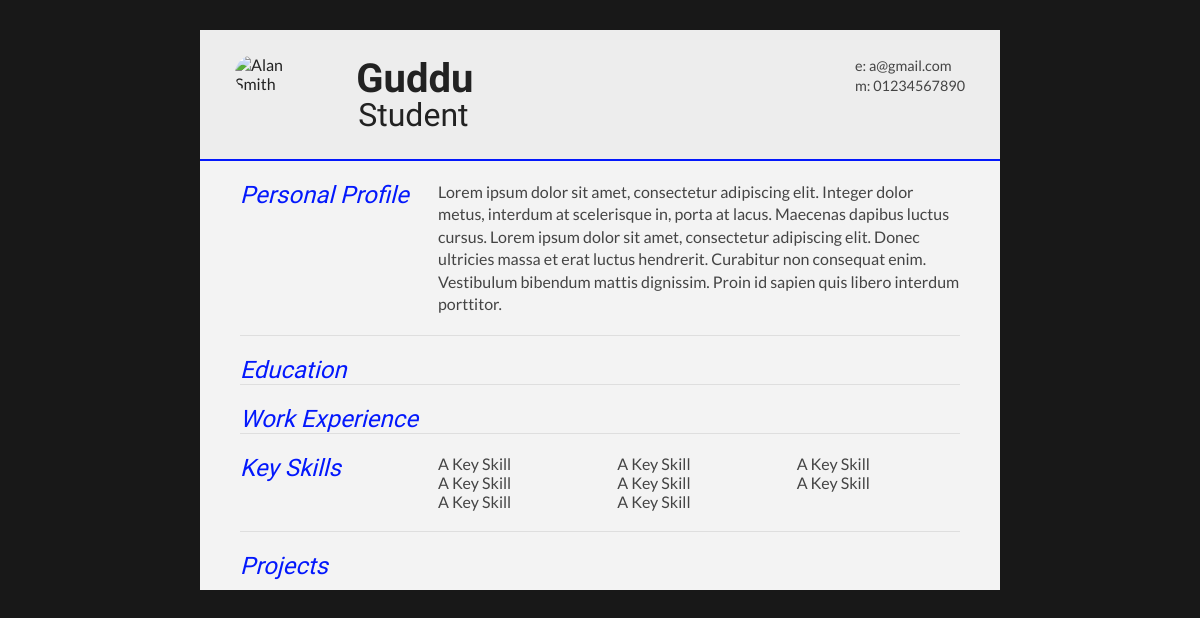
The page /resume (signed in) on the database as committed earlier.
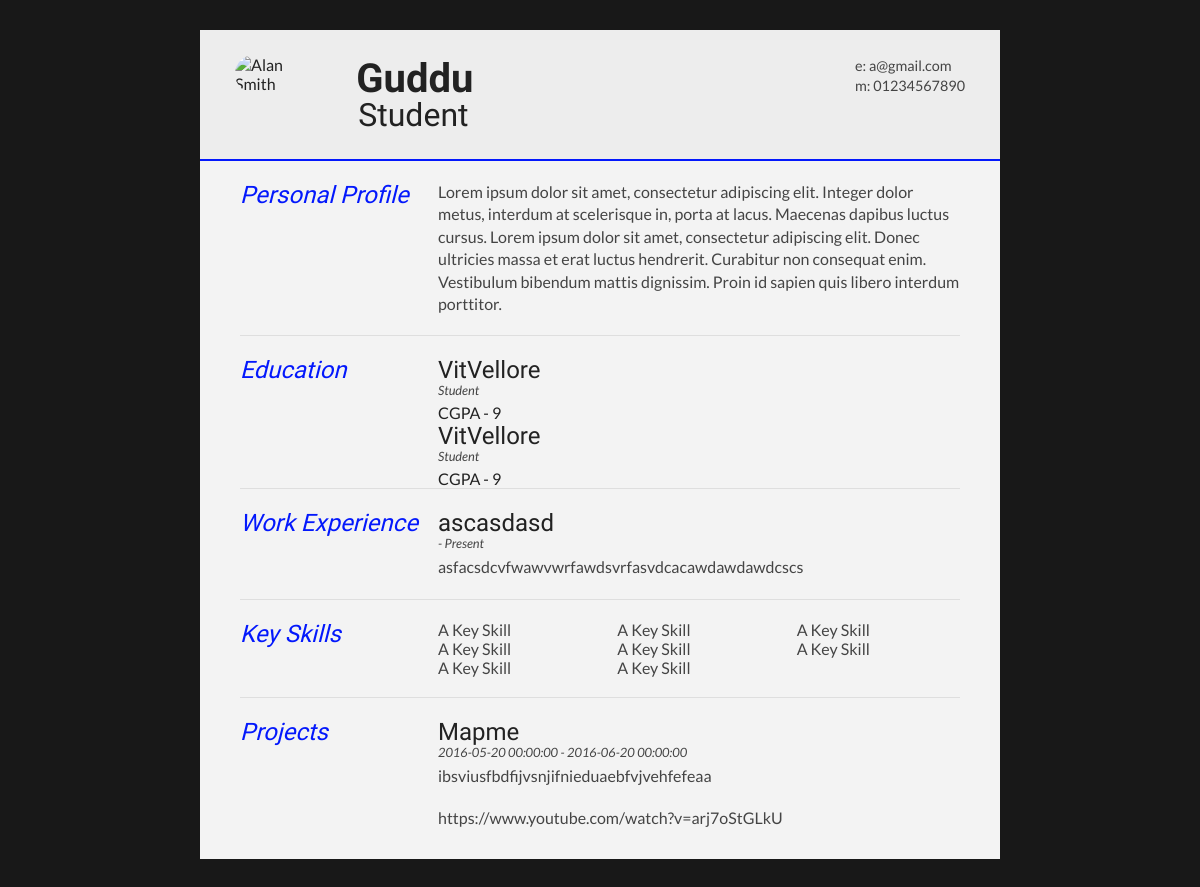
The same page on the database as committed later.
### resume/models.py (models this page shows, shortened)
class user(db.Model,UserMixin):
    id = db.Column(db.Integer, primary_key=True)
    username = db.Column(db.String(20),unique=True,nullable=False)
    email = db.Column(db.String(120),unique=True,nullable=False)
    image_file = db.Column(db.String(20),nullable=False,default='default.jpg')
    password =  db.Column(db.String(60),nullable=False)
    posts= db.relationship('posts',backref='author',lazy=True)
    education = db.relationship('education',backref='edu',lazy=True)
    experience = db.relationship('experience',backref='exp',lazy=True)
    projects = db.relationship('projects',backref='pro',lazy=True)

class education(db.Model):
    id = db.Column(db.Integer, primary_key=True)
    name = db.Column(db.String(100),nullable=False)
    start = db.Column(db.DateTime,nullable=False,default=datetime.utcnow())
    end = db.Column(db.DateTime,nullable=False,default=datetime.utcnow())
    cgpa = db.Column(db.Integer,nullable=False)
    user_id= db.Column(db.Integer,db.ForeignKey('user.id'),nullable=False)

class experience(db.Model):
    id = db.Column(db.Integer, primary_key=True)
    company = db.Column(db.String(100),nullable=False)
    position = db.Column(db.String(100),nullable=False)
    startexp = db.Column(db.DateTime,nullable=False,default=datetime.utcnow())
    endexp = db.Column(db.DateTime,nullable=False,default=datetime.utcnow())
    content = db.Column(db.Text,nullable=False)
    user_id= db.Column(db.Integer,db.ForeignKey('user.id'),nullable=False)

class projects(db.Model):
    id = db.Column(db.Integer, primary_key=True)
    projectname = db.Column(db.String(100),nullable=False)
    startpro = db.Column(db.DateTime,nullable=False,default=datetime.utcnow())
    endpro = db.Column(db.DateTime,nullable=False,default=datetime.utcnow())
    description = db.Column(db.Text,default=None)
    url = db.Column(db.String(100),default=None)
    user_id= db.Column(db.Integer,db.ForeignKey('user.id'),nullable=False)

### resume/routes.py (the view)
@app.route("/resume",methods=["GET","POST"])
@login_required
def resumeview():
    edu = education.query.filter_by(edu=current_user).all()
    exp = experience.query.filter_by(exp=current_user).all()
    pro = projects.query.filter_by(pro=current_user).all()
    return render_template("resume.html",edu=edu,exp=exp,pro=pro)

### resume/models.py (called while the page is built)
@login_manager.user_loader
def load_user(id):
    return user.query.get(int(id))

### resume/templates/resume.html (shortened to what this page needs)
<!DOCTYPE html>
<html>
<head>
<link type="text/css" rel="stylesheet" href="../static/resume.css">
</head>
<body id="top">
<div id="cv" class="instaFade">
	<div class="mainDetails">
		<div id="headshot" class="quickFade">
			<img src="#" alt="Alan Smith" />
		</div>
		<div id="name">
			<h1 class="quickFade delayTwo">{{ current_user.username }}</h1>
			<h2 class="quickFade delayThree">Student</h2>
		</div>
		<div id="contactDetails" class="quickFade delayFour">
			<ul>
				<li>e: <a href="#" target="_blank"> {{ current_user.email }}</a></li>
				<li>m: 01234567890</li>
			</ul>
		</div>
	</div>
	<div id="mainArea" class="quickFade delayFive">
		<section>
			<article>
				<div class="sectionTitle">
					<h1>Personal Profile</h1>
				</div>
				<div class="sectionContent">
					<p>Lorem ipsum dolor sit amet, consectetur adipiscing elit. Integer dolor metus, interdum at scelerisque in, porta at lacus. Maecenas dapibus luctus cursus. Lorem ipsum dolor sit amet, consectetur adipiscing elit. Donec ultricies massa et erat luctus hendrerit. Curabitur non consequat enim. Vestibulum bibendum mattis dignissim. Proin id sapien quis libero interdum porttitor.</p>
				</div>
			</article>
		</section>
		<section>
			<div class="sectionTitle">
				<h1>Education</h1>
			</div>
			<div class="sectionContent">
				{% for education in edu %}
				<article>
					<h2>{{ education.name }}</h2>
					<p class="subDetails">Student</p>
					<h3>CGPA - {{ education.cgpa }}</h3>
				</article>
				{% endfor %}
			</div>
		</section>
		<section>
			<div class="sectionTitle">
				<h1>Work Experience</h1>
			</div>
			<div class="sectionContent">
				{%  for experience in exp %}
				<article>
					<h2>{{ experience.company }}</h2>
					<p class="subDetails">{{ exp.startexp }} - Present</p>
					<p>{{ experience.content }}</p>
				</article>
				{% endfor %}
			</div>
		</section>
		<section>
			<div class="sectionTitle">
				<h1>Key Skills</h1>
			</div>
			<div class="sectionContent">
				<ul class="keySkills">
					<li>A Key Skill</li>
					<li>A Key Skill</li>
					<li>A Key Skill</li>
					<li>A Key Skill</li>
					<li>A Key Skill</li>
					<li>A Key Skill</li>
					<li>A Key Skill</li>
					<li>A Key Skill</li>
				</ul>
			</div>
		</section>
		<section>
			<div class="sectionTitle">
					<h1>Projects</h1>
			</div>
			<div class="sectionContent">
				{% for project in pro %}
				<article>
					<h2>{{ project.projectname }}</h2>
					<p class="subDetails">{{ project.startpro }} - {{ project.endpro }} </p>
					<p>{{ project.description }}</p>
					<p>{{ project.url }}</p>
				</article>
				{% endfor %}
			</div>
		</section>
	</div>
</div>
</body>
</html>

### resume/static/resume.css (style rules this page uses)
html,body,div,span,object,iframe,h1,h2,h3,h4,h5,h6,p,blockquote,pre,abbr,address,cite,code,del,dfn,em,img,ins,kbd,q,samp,small,strong,sub,sup,var,b,i,dl,dt,dd,ol,ul,li,fieldset,form,label,legend,table,caption,tbody,tfoot,thead,tr,th,td,article,aside,canvas,details,figcaption,figure,footer,header,hgroup,menu,nav,section,summary,time,mark,audio,video { border:0; font:inherit; font-size:100%; margin:0; padding:0; vertical-align:baseline; height: auto; }
article,aside,details,figcaption,figure,footer,header,hgroup,menu,nav,section { display:block; }
html, body { background: #181818; font-family: 'Lato', helvetica, arial, sans-serif; font-size: 16px; color: #222; }
p { font-size: 1em; line-height: 1.4em; margin-bottom: 20px; color: #444; }
#cv { width: 100%; max-width: 800px; background: #f3f3f3; margin: 30px auto; height: auto; }
.mainDetails { padding: 25px 35px; border-bottom: 2px solid #0318fc; background: #ededed; }
#name h1 { font-size: 2.5em; font-weight: 700; font-family: 'Rokkitt', Helvetica, Arial, sans-serif; margin-bottom: -6px; }
#name h2 { font-size: 2em; margin-left: 2px; font-family: 'Rokkitt', Helvetica, Arial, sans-serif; }
#mainArea { padding: 0 40px; }
#headshot { width: 12.5%; float: left; margin-right: 30px; }
#headshot img { width: 100%; height: auto; -webkit-border-radius: 50px; border-radius: 50px; }
#name { float: left; }
#contactDetails { float: right; }
#contactDetails ul { list-style-type: none; font-size: 0.9em; margin-top: 2px; }
#contactDetails ul li { margin-bottom: 3px; color: #444; }
#contactDetails ul li a, a[href^=tel] { color: #444; text-decoration: none; -webkit-transition: all .3s ease-in; -moz-transition: all .3s ease-in; -o-transition: all .3s ease-in; -ms-transition: all .3s ease-in; transition: all .3s ease-in; }
section { border-top: 1px solid #dedede; padding: 20px 0 0; }
section:first-child { border-top: 0; }
section:last-child { padding: 20px 0 10px; }
.sectionTitle { float: left; width: 25%; }
.sectionContent { float: right; width: 72.5%; }
.sectionTitle h1 { font-family: 'Rokkitt', Helvetica, Arial, sans-serif; font-style: italic; font-size: 1.5em; color: #0318fc; }
.sectionContent h2 { font-family: 'Rokkitt', Helvetica, Arial, sans-serif; font-size: 1.5em; margin-bottom: -2px; }
.subDetails { font-size: 0.8em; font-style: italic; margin-bottom: 3px; }
.keySkills { list-style-type: none; -moz-column-count:3; -webkit-column-count:3; column-count:3; margin-bottom: 20px; font-size: 1em; color: #444; }
.instaFade { -webkit-animation-name: reset, fade-in; -webkit-animation-duration: 0.5s; -webkit-animation-timing-function: ease-in; -moz-animation-name: reset, fade-in; -moz-animation-duration: 0.5s; -moz-animation-timing-function: ease-in; animation-name: reset, fade-in; animation-duration: 0.5s; animation-timing-function: ease-in; }
.quickFade { -webkit-animation-name: reset, fade-in; -webkit-animation-duration: 0.5s; -webkit-animation-timing-function: ease-in; -moz-animation-name: reset, fade-in; -moz-animation-duration: 0.5s; -moz-animation-timing-function: ease-in; animation-name: reset, fade-in; animation-duration: 0.5s; animation-timing-function: ease-in; }
.delayTwo { -webkit-animation-delay: 0, 1s; -moz-animation-delay: 0, 1s; animation-delay: 0, 1s; }
.delayThree { -webkit-animation-delay: 0, 0.5s; -moz-animation-delay: 0, 0.5s; animation-delay: 0, 0.5s; }
.delayFour { -webkit-animation-delay: 0, 2s; -moz-animation-delay: 0, 2s; animation-delay: 0, 2s; }
.delayFive { -webkit-animation-delay: 0, 0.5s; -moz-animation-delay: 0, 0.5s; animation-delay: 0, 0.5s; }

Rows that differ between the two databases and show on the page:
added education: name "VitVellore", cgpa "9"
added education: name "VitVellore", cgpa "9"
added experience: company "ascasdasd", content "asfacsdcvfwawvwrfawdsvrfasvdcacawdawdawdcscs"
added projects: projectname "Mapme", startpro "2016-05-20 00:00:00", endpro "2016-06-20 00:00:00", description "ibsviusfbdfijvsnjifnieduaebfvjvehfefeaa", url "https://www.youtube.com/watch?v=arj7oStGLkU"
